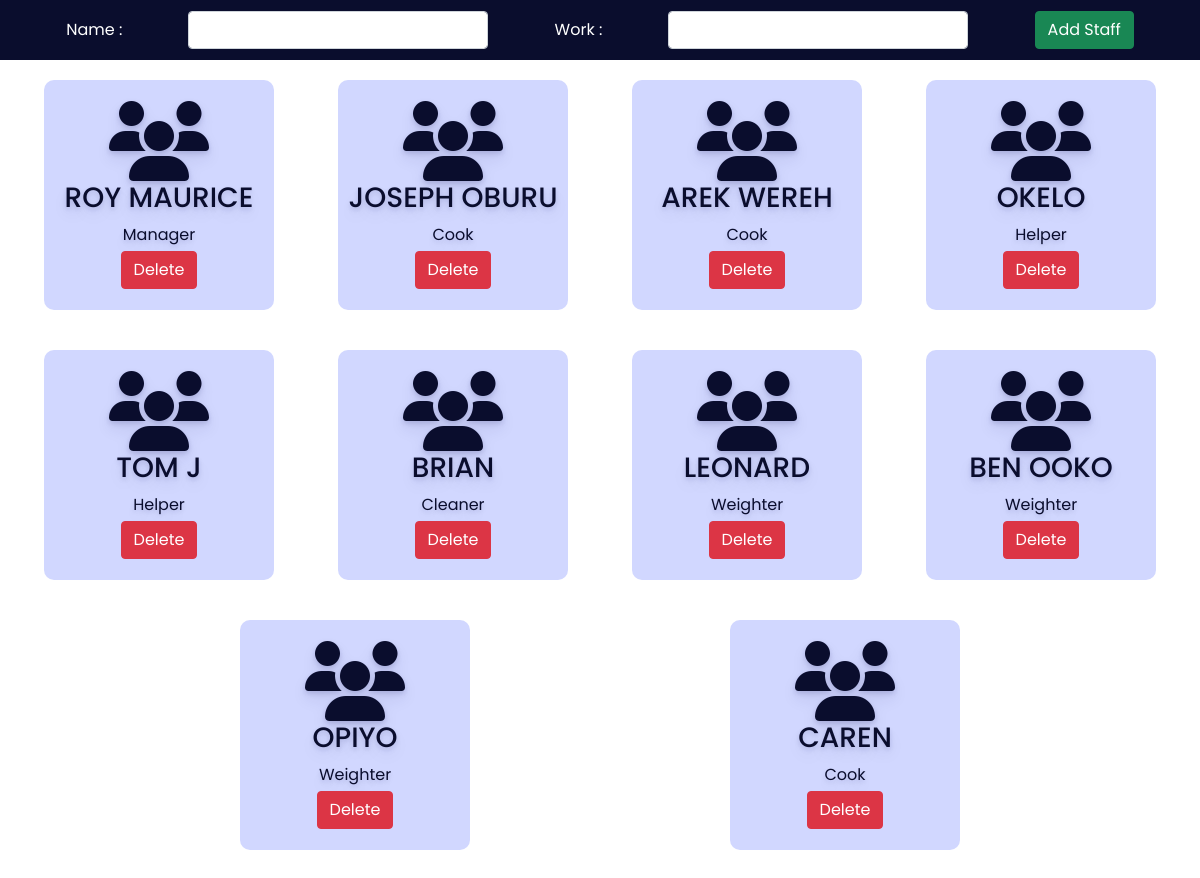
The app's page /admin/staff.php with its own data.
### tables this page shows
CREATE TABLE `staff` (
  `id` int(30) NOT NULL,
  `name` varchar(30) NOT NULL,
  `work` varchar(30) NOT NULL
);

### admin/staff.php (the view, shortened to what this page needs)
<?php
include '../config.php';
?>
<!DOCTYPE html>
<html lang="en">
<head>
    <link rel="stylesheet" href="https://cdnjs.cloudflare.com/ajax/libs/font-awesome/6.2.0/css/all.min.css" />
    <link href="https://cdn.jsdelivr.net/npm/bootstrap@5.0.2/dist/css/bootstrap.min.css" rel="stylesheet">
    <link rel="stylesheet" href="css/room.css">
</head>
<body>
    <div class="addroomsection">
        <form action="" method="POST">
            <label for="troom">Name :</label>
            <input type="text" name="staffname" class="form-control">
            <label for="bed">Work :</label>
            <select name="staffwork" class="form-control">
                <option value selected></option>
                <option value="Manager">Manager</option>
            </select>
            <button type="submit" class="btn btn-success" name="addstaff">Add Staff</button>
        </form>
    </div>
    <div class="room">
    <?php
        $sql = "select * from staff";
        $re = mysqli_query($conn, $sql)
        ?>
        <?php
        while ($row = mysqli_fetch_array($re)) {
                echo "<div class='roombox'>
						<div class='text-center no-boder'>
                            <i class='fa fa-users fa-5x'></i>
							<h3>" . $row['name'] . "</h3>
                            <div class='mb-1'>" . $row['work'] . "</div>
                            <a href='staffdelete.php?id=". $row['id'] ."'><button class='btn btn-danger'>Delete</button></a>
						</div>
                    </div>";
        }
        ?>
    </div>
</body>
</html>

### admin/css/room.css (style rules this page uses)
:root { --bg-text-shadow: 0 2px 4px rgb(13 0 77 / 8%), 0 3px 6px rgb(13 0 77 / 8%), 0 8px 16px rgb(13 0 77 / 8%); --bg-box-shadow: 0px 0px 20px 6px rgba(8, 8, 15, 0.31); }
* { margin: 0; padding: 0; font-family: 'Poppins', sans-serif; }
.addroomsection { height: 60px; width: 100%; background-color: #0a0d2d; position:fixed; z-index: 100; }
.addroomsection form { height: 100%; display: flex; justify-content: space-evenly; align-items: center; }
.addroomsection form label { color: white; }
.addroomsection form select { width: 300px; }
.addroomsection form input { width: 300px; }
.room { display: flex; position: relative; top: 60px; height: 85vh; overflow-y: scroll; justify-content: space-evenly; flex-wrap: wrap; }
.roombox { height: 230px; width: 230px; margin: 20px; display: flex; flex-direction: column; justify-content: center; color: #0a0d2d; text-shadow: var(--bg-text-shadow); border-radius: 10px; }

### admin/staff.php (style rules this page uses)
.roombox { background-color: #d1d7ff; padding: 10px; }

### records on screen
staff: name "ROY MAURICE", work "Manager"
staff: name "JOSEPH OBURU", work "Cook"
staff: name "AREK WEREH", work "Cook"
staff: name "OKELO", work "Helper"
staff: name "TOM J", work "Helper"
staff: name "BRIAN", work "Cleaner"
staff: name "LEONARD", work "Weighter"
staff: name "BEN OOKO", work "Weighter"
staff: name "OPIYO", work "Weighter"
staff: name "CAREN", work "Cook"
